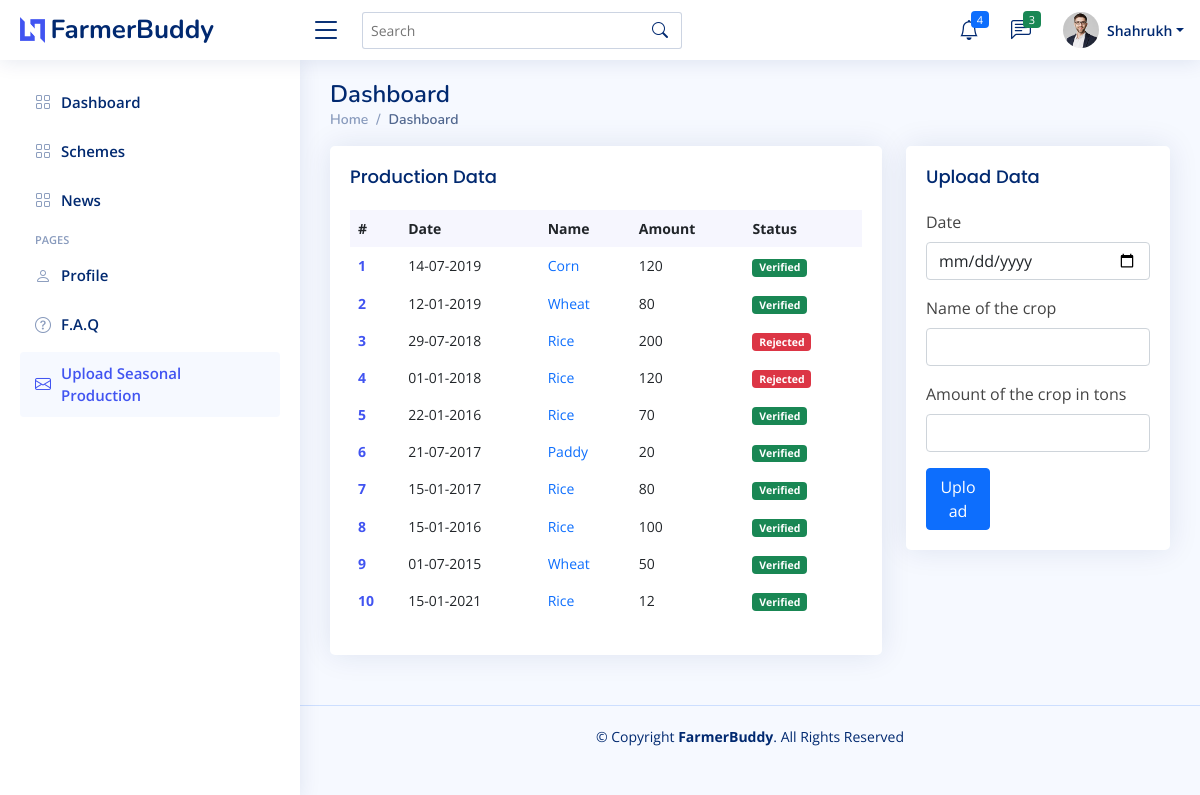
/uploadProduction.php (signed in), run on the app's committed database.
### tables this page shows
CREATE TABLE `production` (
  `id` int(255) NOT NULL,
  `cid` int(255) NOT NULL,
  `dd` int(2) NOT NULL,
  `mm` int(2) NOT NULL,
  `yyyy` int(4) NOT NULL,
  `name` varchar(100) NOT NULL,
  `amount` int(50) NOT NULL,
  `status` varchar(20) NOT NULL DEFAULT 'pending'
);

### Database/Database_api.php (called while the page is built, shortened)
<?php
class Database_api{
		private $db_hostname;
		private $db_database;
		private $db_username;
		private $db_password;
		private $conn;
		public function __construct($database){
			$this->db_database = $database;
			$this->db_hostname = 'localhost';
			$this->db_username = 'root';
			$this->db_password = '';
		}
		private function connect(){
			$this->conn = mysqli_connect($this->db_hostname, $this->db_username, $this->db_password, $this->db_database);
		}
		public function getProduction($uid){
			$query = "SELECT cid,CONCAT(dd,'-', mm,'-', yyyy) AS date,name,amount,status,id FROM production WHERE cid=$uid ORDER BY id desc LIMIT 20";
			$result = mysqli_query($this->conn,$query);
			return $result;
		}
		public function perfectDate($s){
			$d = explode('-',$s);
			$temp = sprintf("%02d", $d[0])."-".sprintf("%02d", $d[1])."-".sprintf("%02d", $d[2]);
			return $temp;
		}
}
?>

### uploadProduction.php (the view, shortened to what this page needs)
<!DOCTYPE html>
<html lang="en">
<head>
  <link href="assets/vendor/bootstrap/css/bootstrap.min.css" rel="stylesheet">
  <link href="assets/vendor/bootstrap-icons/bootstrap-icons.css" rel="stylesheet">
  <link href="assets/vendor/remixicon/remixicon.css" rel="stylesheet">
  <link href="assets/vendor/boxicons/css/boxicons.min.css" rel="stylesheet">
  <link href="assets/vendor/quill/quill.snow.css" rel="stylesheet">
  <link href="assets/vendor/quill/quill.bubble.css" rel="stylesheet">
  <link href="assets/vendor/simple-datatables/style.css" rel="stylesheet">
  <link href="assets/css/style.css" rel="stylesheet">
</head>
<body>
<?php include "header.php";
      if($_SESSION['type']=="admin"){
        include "aside_admin.php";
      }
      else if($_SESSION['type']=="Employee"){
        include "aside_employee.php";
      }
      else{
        include "aside_farmer.php";
      }
  ?>
  <main id="main" class="main">
    <div class="pagetitle">
      <h1>Dashboard</h1>
      <nav>
        <ol class="breadcrumb">
          <li class="breadcrumb-item"><a href="index.html">Home</a></li>
          <li class="breadcrumb-item active">Dashboard</li>
        </ol>
      </nav>
    </div>
    <section class="section dashboard">
      <div class="row">
        <div class="col-lg-8">
          <div class="row">
            <div class="col-12">
              <div class="card recent-sales">
                <div class="card-body">
                  <h5 class="card-title">Production Data</span></h5>
                  <table class="table table-borderless datatable">
                    <thead>
                      <tr>
                        <th scope="col">#</th>
                        <th scope="col">Date</th>
                        <th scope="col">Name</th>
                        <th scope="col">Amount</th>
                        <th scope="col">Status</th>
                      </tr>
                    </thead>
                    <tbody>
                      <?php
                        include "Database/Database_api.php";
                        $db = new Database_api("farmerbuddy");
                        $result = $db->getProduction($_SESSION['uid']);
                        $i=1;
                        while($row = mysqli_fetch_array($result)){
                          echo "<tr>";
                            echo "<th scope='row'><a href='#'>$i</a></th>";
                            echo "<td>".$db->perfectDate($row[1])."</td>";
                            echo "<td><a href='#' class='text-primary'>$row[2]</a></td>";
                            echo "<td>$row[3]</td>";
                            if($row[4]=="Pending" || $row[4]=="pending")
                              echo "<td><span class='badge bg-warning'>$row[4]</span></td>";
                            else if($row[4]=="Verified" || $row[4]=="verified")
                              echo "<td><span class='badge bg-success'>$row[4]</span></td>";
                            else if($row[4]=="Rejected" || $row[4]=="rejected")
                              echo "<td><span class='badge bg-danger'>$row[4]</span></td>";
                            else
                              echo "<td><span class='badge bg-info'>Missing</span></td>";
                          echo "</tr>";
                          $i++;
                        }
                      ?>
                    </tbody>
                  </table>
                </div>
              </div>
            </div>
          </div>
        </div>
        <div class="col-lg-4">
         <div class="col-12">
              <div class="card">
                <div class="card-body">
                  <h5 class="card-title">Upload Data</h5>
                  <form class="row g-3 needs-validation" novalidate method="POST" action="php/uploadCropProduction.php">
                    <div class="col-12">
                      <label for="yourName" class="form-label">Date</label>
                      <input type="date" name="date" class="form-control" id="yourName" required>
                    </div>
                    <div class="col-12">
                      <label for="yourUsername" class="form-label">Name of the crop</label>
                      <div class="input-group has-validation">
                        <input type="text" name="cropname" class="form-control" id="yourUsername" required>
                      </div>
                    </div>
                    <div class="col-12">
                      <label for="yourUsername" class="form-label">Amount of the crop in tons</label>
                      <div class="input-group has-validation">
                        <input type="text" name="cropamt" class="form-control" id="yourUsername" required>
                      </div>
                    </div>
                    <div class="col-4">
                      <button class="btn btn-primary w-100" type="submit" name="submit">Upload</button>
                    </div>
                  </form>
                </div>
              </div>
            </div>
        </div>
      </div>
    </section>
  </main>
  <footer id="footer" class="footer">
    <div class="copyright">
      &copy; Copyright <strong><span>FarmerBuddy</span></strong>. All Rights Reserved
    </div>
  </footer>
</body>
</html>

### assets/css/style.css (style rules this page uses)
:root { scroll-behavior: smooth; }
body { font-family: "Open Sans", sans-serif; background: #f6f9ff; color: #444444; }
a { color: #4154f1; text-decoration: none; }
h1, h2, h3, h4, h5, h6 { font-family: "Nunito", sans-serif; }
#main { margin-top: 60px; padding: 20px 30px; transition: all 0.3s; }
.pagetitle { margin-bottom: 10px; }
.pagetitle h1 { font-size: 24px; margin-bottom: 0; font-weight: 600; color: #012970; }
.card { margin-bottom: 30px; border: none; border-radius: 5px; box-shadow: 0px 0 30px rgba(1, 41, 112, 0.1); overflow: hidden; }
.card-title { padding: 20px 0 15px 0; font-size: 18px; font-weight: 500; color: #012970; font-family: "Poppins", sans-serif; }
.card-body { padding: 0 20px 20px 20px; }
.breadcrumb { font-size: 14px; font-family: "Nunito", sans-serif; color: #899bbd; font-weight: 600; }
.breadcrumb a { color: #899bbd; transition: 0.3s; }
.breadcrumb .breadcrumb-item::before { color: #899bbd; }
.breadcrumb .active { color: #51678f; font-weight: 600; }
@media (min-width: 1200px) { #main, #footer { margin-left: 300px; } }
.dashboard .recent-sales { font-size: 14px; }
.dashboard .recent-sales .table thead { background: #f6f6fe; }
.dashboard .recent-sales .table thead th { border: 0; }
.footer { padding: 20px 0; font-size: 14px; transition: all 0.3s; border-top: 1px solid #cddfff; }
.footer .copyright { text-align: center; color: #012970; }

### data on the page
production: perfectDate "14-07-2019", name "Corn", amount "120", status "Verified"
production: perfectDate "12-01-2019", name "Wheat", amount "80", status "Verified"
production: perfectDate "29-07-2018", name "Rice", amount "200", status "Rejected"
production: perfectDate "01-01-2018", name "Rice", amount "120", status "Rejected"
production: perfectDate "22-01-2016", name "Rice", amount "70", status "Verified"
production: perfectDate "21-07-2017", name "Paddy", amount "20", status "Verified"
production: perfectDate "15-01-2017", name "Rice", amount "80", status "Verified"
production: perfectDate "15-01-2016", name "Rice", amount "100", status "Verified"
production: perfectDate "01-07-2015", name "Wheat", amount "50", status "Verified"
production: perfectDate "15-01-2021", name "Rice", amount "12", status "Verified"

### other printed values
$_SESSION['name'] "Shahrukh"
